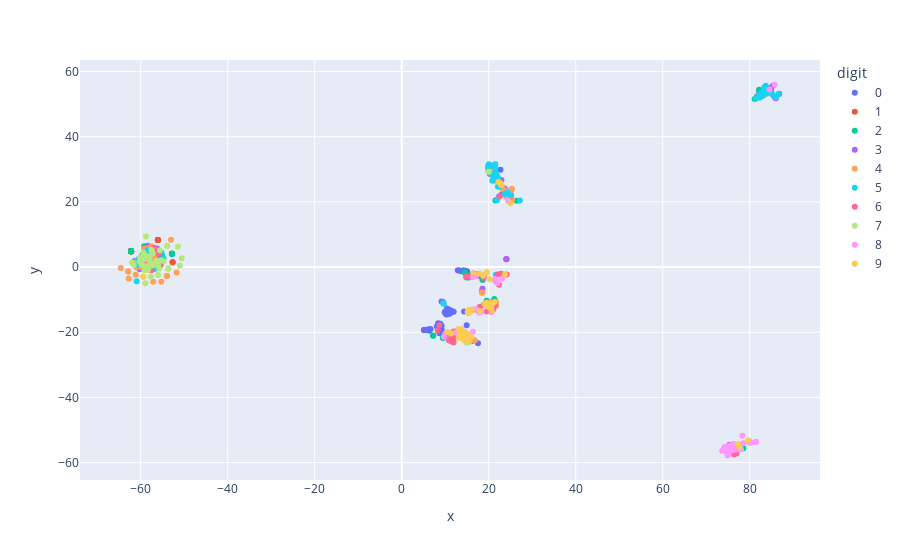

Notebook source saved alongside this figure:
### Markdown cell above
Each persistence image is then vectorized and used as a high-dimensional descriptor of the input image. To explore the similarity and difference among these descriptors, we use t-SNE to generate lower dimensional embeddings for such descriptors.

### Code cell
import scipy.spatial.distance as ssdist
from sklearn import manifold
from sklearn.metrics import pairwise_distances

def getEmbeddings(persImages):
    """
    Generate the embeddings from the high-dimensional data using t-SNE method.

    Parameters
    ----------
    persImage: array_like
        The array storing persistence images of same size.
    
    Returns
    ----------
    embeddings: ndarray 
        The array containing embeddings computed with t-SNE.
    """
    pers_images = np.asarray(persImages)
    if pers_images.ndim != 3:
        print("The dimension of the input array should be 3!\n")
        return -1
    
    pers_images = pers_images.reshape(len(pers_images), -1)
    tSNEMethod = manifold.TSNE(n_components=2, init="pca", random_state=0)
    embeddings = tSNEMethod.fit_transform(pers_images)
    
    return embeddings

digitLabels = [f[0] for f in fileLabels]
Y = getEmbeddings(persImages)
# plot the scattering 
df = pd.DataFrame(data={"x":Y[:,0], "y":Y[:,1], "digit": digitLabels, "file": fileLabels})
embeddingPlot = px.scatter(df, x="x", y="y", color="digit", hover_data=["x", "y", "file"])
iplot(embeddingPlot)

### Figure 1 — Plotly figure (JSON) as saved in the notebook; plotly's stock layout.template omitted (floating-point values rounded to 4 significant figures)
{"data": [{"customdata": [["0/101_pd.vtk"], ["0/10_pd.vtk"], ["0/126_pd.vtk"], ["0/136_pd.vtk"], ["0/13_pd.vtk"], ["0/148_pd.vtk"], ["0/157_pd.vtk"], ["0/183_pd.vtk"], ["0/188_pd.vtk"], ["0/192_pd.vtk"], ["0/194_pd.vtk"], ["0/215_pd.vtk"], ["0/246_pd.vtk"], ["0/25_pd.vtk"], ["0/269_pd.vtk"], ["0/271_pd.vtk"], ["0/28_pd.vtk"], ["0/294_pd.vtk"], ["0/296_pd.vtk"], ["0/297_pd.vtk"], ["0/305_pd.vtk"], ["0/311_pd.vtk"], ["0/312_pd.vtk"], ["0/324_pd.vtk"], ["0/327_pd.vtk"], ["0/346_pd.vtk"], ["0/365_pd.vtk"], ["0/372_pd.vtk"], ["0/380_pd.vtk"], ["0/3_pd.vtk"], ["0/407_pd.vtk"], ["0/424_pd.vtk"], ["0/440_pd.vtk"], ["0/441_pd.vtk"], ["0/443_pd.vtk"], ["0/459_pd.vtk"], ["0/485_pd.vtk"], ["0/490_pd.vtk"], ["0/498_pd.vtk"], ["0/525_pd.vtk"], ["0/545_pd.vtk"], ["0/546_pd.vtk"], ["0/552_pd.vtk"], ["0/55_pd.vtk"], ["0/561_pd.vtk"], ["0/564_pd.vtk"], ["0/567_pd.vtk"], ["0/581_pd.vtk"], ["0/69_pd.vtk"], ["0/71_pd.vtk"]], "hovertemplate": "digit=0<br>x=%{x}<br>y=%{y}<br>file=%{customdata[0]}<extra></extra>", "legendgroup": "0", "marker": {"color": "#636efa", "symbol": "circle"}, "mode": "markers", "name": "0", "orientation": "v", "showlegend": true, "type": "scatter", "x": [8.321, 10.38, 5.823, 14.25, 10.96, 14.34, 6.333, 10.54, 9.167, 8.691, 10.77, 14.91, 5.145, 17.53, 8.864, 11.45, 6.612, 10.4, 8.082, 9.894, 5.101, 6.141, 13.88, 22.7, 14.93, 21.75, 16.44, 10.14, 9.152, 9.178, 8.56, 9.947, 10.29, 14.92, 12.82, 5.66, 11.94, 21.69, 18.2, 8.39, 14.0, 12.89, 11.17, 15.03, 5.491, 11.32, 13.58, 10.16, 13.24, 10.91], "xaxis": "x", "y": [-17.72, -13.93, -19.33, -0.9837, -13.12, -13.6, -19.56, -14.02, -18.02, -20.33, -13.38, -1.611, -19.29, -23.38, -17.42, -13.38, -19.01, -12.69, -18.24, -13.88, -19.29, -19.1, -1.292, 29.89, -1.213, -4.422, -1.985, -14.3, -10.58, -19.2, -17.56, -13.8, -14.59, -17.81, -19.59, -19.28, -13.7, 20.5, -2.813, -17.22, -1.297, -0.9717, -20.42, -1.336, -19.28, -13.9, -1.18, -13.57, -1.06, -14.4], "yaxis": "y"}, {"customdata": [["1/107_pd.vtk"], ["1/135_pd.vtk"], ["1/137_pd.vtk"], ["1/143_pd.vtk"], ["1/145_pd.vtk"], ["1/14_pd.vtk"], ["1/154_pd.vtk"], ["1/168_pd.vtk"], ["1/176_pd.vtk"], ["1/178_pd.vtk"], ["1/180_pd.vtk"], ["1/189_pd.vtk"], ["1/190_pd.vtk"], ["1/191_pd.vtk"], ["1/196_pd.vtk"], ["1/202_pd.vtk"], ["1/203_pd.vtk"], ["1/204_pd.vtk"], ["1/224_pd.vtk"], ["1/228_pd.vtk"], ["1/239_pd.vtk"], ["1/251_pd.vtk"], ["1/265_pd.vtk"], ["1/267_pd.vtk"], ["1/272_pd.vtk"], ["1/276_pd.vtk"], ["1/279_pd.vtk"], ["1/288_pd.vtk"], ["1/29_pd.vtk"], ["1/2_pd.vtk"], ["1/302_pd.vtk"], ["1/314_pd.vtk"], ["1/31_pd.vtk"], ["1/329_pd.vtk"], ["1/330_pd.vtk"], ["1/332_pd.vtk"], ["1/342_pd.vtk"], ["1/345_pd.vtk"], ["1/348_pd.vtk"], ["1/350_pd.vtk"], ["1/37_pd.vtk"], ["1/39_pd.vtk"], ["1/40_pd.vtk"], ["1/46_pd.vtk"], ["1/57_pd.vtk"], ["1/5_pd.vtk"], ["1/74_pd.vtk"], ["1/89_pd.vtk"], ["1/94_pd.vtk"], ["1/96_pd.vtk"]], "hovertemplate": "digit=1<br>x=%{x}<br>y=%{y}<br>file=%{customdata[0]}<extra></extra>", "legendgroup": "1", "marker": {"color": "#EF553B", "symbol": "circle"}, "mode": "markers", "name": "1", "orientation": "v", "showlegend": true, "type": "scatter", "x": [-56.05, -56.05, -56.05, -62.22, -62.22, -56.05, -62.22, -62.22, -62.22, -62.22, -62.22, -52.65, -52.65, -62.22, -62.22, -62.22, -56.05, -62.22, -62.22, -62.22, -62.22, -62.22, -62.22, -62.22, -62.22, -62.22, -62.22, -62.22, -62.22, -62.22, -62.22, -62.22, -62.22, -62.22, -62.22, -62.22, -62.22, -62.22, -62.22, -62.22, -62.22, -62.22, -62.22, -62.22, -62.22, -62.22, -62.22, -62.22, -62.22, -62.22], "xaxis": "x", "y": [8.3, 8.3, 8.3, 4.827, 4.827, 8.3, 4.827, 4.827, 4.827, 4.827, 4.827, 1.504, 1.504, 4.827, 4.827, 4.827, 8.3, 4.827, 4.827, 4.827, 4.827, 4.827, 4.827, 4.827, 4.827, 4.827, 4.827, 4.827, 4.827, 4.827, 4.827, 4.827, 4.827, 4.827, 4.827, 4.827, 4.827, 4.827, 4.827, 4.827, 4.827, 4.827, 4.827, 4.827, 4.827, 4.827, 4.827, 4.827, 4.827, 4.827], "yaxis": "y"}, {"customdata": [["2/106_pd.vtk"], ["2/119_pd.vtk"], ["2/147_pd.vtk"], ["2/149_pd.vtk"], ["2/172_pd.vtk"], ["2/174_pd.vtk"], ["2/186_pd.vtk"], ["2/199_pd.vtk"], ["2/1_pd.vtk"], ["2/208_pd.vtk"], ["2/221_pd.vtk"], ["2/222_pd.vtk"], ["2/225_pd.vtk"], ["2/236_pd.vtk"], ["2/237_pd.vtk"], ["2/244_pd.vtk"], ["2/249_pd.vtk"], ["2/256_pd.vtk"], ["2/258_pd.vtk"], ["2/278_pd.vtk"], ["2/280_pd.vtk"], ["2/285_pd.vtk"], ["2/291_pd.vtk"], ["2/293_pd.vtk"], ["2/298_pd.vtk"], ["2/303_pd.vtk"], ["2/306_pd.vtk"], ["2/318_pd.vtk"], ["2/321_pd.vtk"], ["2/326_pd.vtk"], ["2/331_pd.vtk"], ["2/35_pd.vtk"], ["2/362_pd.vtk"], ["2/363_pd.vtk"], ["2/371_pd.vtk"], ["2/387_pd.vtk"], ["2/38_pd.vtk"], ["2/390_pd.vtk"], ["2/396_pd.vtk"], ["2/400_pd.vtk"], ["2/404_pd.vtk"], ["2/418_pd.vtk"], ["2/421_pd.vtk"], ["2/423_pd.vtk"], ["2/43_pd.vtk"], ["2/444_pd.vtk"], ["2/47_pd.vtk"], ["2/72_pd.vtk"], ["2/77_pd.vtk"], ["2/82_pd.vtk"]], "hovertemplate": "digit=2<br>x=%{x}<br>y=%{y}<br>file=%{customdata[0]}<extra></extra>", "legendgroup": "2", "marker": {"color": "#00cc96", "symbol": "circle"}, "mode": "markers", "name": "2", "orientation": "v", "showlegend": true, "type": "scatter", "x": [15.42, 20.81, 21.28, 11.27, -62.22, 9.462, -62.22, -62.22, -62.22, -62.22, 78.54, 21.56, 26.48, -52.82, -52.82, 16.08, -52.82, -52.82, -59.16, 19.53, -52.82, 7.25, -55.1, -59.24, 84.93, 18.6, -55.1, 14.4, -59.62, -59.2, -59.62, 20.44, -57.33, -59.46, -59.93, 20.82, -55.89, 82.12, -55.89, 18.58, -56.9, 15.14, 81.14, -57.9, -57.9, 24.5, 7.199, 14.91, 21.72, -57.9], "xaxis": "x", "y": [-3.195, 29.57, -9.783, -22.42, 4.827, -21.8, 4.827, 4.827, 4.827, 4.827, -55.6, 20.45, 20.32, 4.055, 4.055, -22.75, 4.055, 4.055, 1.195, -10.33, 4.055, -21.06, 3.491, 2.407, 53.88, -3.859, 3.491, -1.573, 3.595, 6.403, 3.595, 30.44, -0.1092, -0.3347, 1.377, 30.14, 2.763, 54.46, 2.763, -3.923, 2.604, -2.478, 51.61, 1.64, 1.64, 22.37, -20.98, -3.218, 28.41, 1.64], "yaxis": "y"}, {"customdata": [["3/112_pd.vtk"], ["3/142_pd.vtk"], ["3/158_pd.vtk"], ["3/173_pd.vtk"], ["3/18_pd.vtk"], ["3/195_pd.vtk"], ["3/200_pd.vtk"], ["3/205_pd.vtk"], ["3/213_pd.vtk"], ["3/216_pd.vtk"], ["3/230_pd.vtk"], ["3/231_pd.vtk"], ["3/245_pd.vtk"], ["3/270_pd.vtk"], ["3/309_pd.vtk"], ["3/30_pd.vtk"], ["3/310_pd.vtk"], ["3/313_pd.vtk"], ["3/323_pd.vtk"], ["3/32_pd.vtk"], ["3/334_pd.vtk"], ["3/335_pd.vtk"], ["3/343_pd.vtk"], ["3/349_pd.vtk"], ["3/369_pd.vtk"], ["3/381_pd.vtk"], ["3/382_pd.vtk"], ["3/402_pd.vtk"], ["3/408_pd.vtk"], ["3/437_pd.vtk"], ["3/442_pd.vtk"], ["3/449_pd.vtk"], ["3/44_pd.vtk"], ["3/450_pd.vtk"], ["3/451_pd.vtk"], ["3/453_pd.vtk"], ["3/464_pd.vtk"], ["3/493_pd.vtk"], ["3/500_pd.vtk"], ["3/505_pd.vtk"], ["3/507_pd.vtk"], ["3/515_pd.vtk"], ["3/51_pd.vtk"], ["3/524_pd.vtk"], ["3/63_pd.vtk"], ["3/68_pd.vtk"], ["3/76_pd.vtk"], ["3/87_pd.vtk"], ["3/90_pd.vtk"], ["3/93_pd.vtk"]], "hovertemplate": "digit=3<br>x=%{x}<br>y=%{y}<br>file=%{customdata[0]}<extra></extra>", "legendgroup": "3", "marker": {"color": "#ab63fa", "symbol": "circle"}, "mode": "markers", "name": "3", "orientation": "v", "showlegend": true, "type": "scatter", "x": [-57.9, 24.06, 81.66, 18.56, 75.34, -57.9, 18.8, 24.73, -57.9, 24.56, -58.21, 85.66, 84.87, 20.79, 25.13, -58.36, 21.34, 83.18, -56.52, -61.36, 83.73, 84.36, 9.505, 82.03, 84.9, -60.24, 83.69, 85.99, 24.07, -56.52, -58.41, 20.51, -56.69, -56.19, 25.11, 86.79, -56.14, 24.07, -56.36, 22.91, -59.24, 23.68, 22.42, 85.34, 18.51, 21.11, 21.11, 20.24, 23.06, -59.23], "xaxis": "x", "y": [1.64, 2.428, 52.25, -6.616, -54.52, 1.64, -2.566, 21.94, 1.64, 22.55, 0.4092, 52.36, 54.86, 31.08, 23.62, 6.554, 26.58, 53.25, 4.777, 1.885, 55.08, 54.59, -10.75, 52.96, 54.99, -0.6516, 53.76, 51.8, 2.435, 4.777, 4.477, 29.03, 3.725, 5.7, 22.19, 53.17, 3.578, 2.47, 0.1181, 26.75, 2.407, 24.12, 21.74, 55.63, -7.304, 27.43, 29.23, 28.57, 22.43, 5.025], "yaxis": "y"}, {"customdata": [["4/103_pd.vtk"], ["4/109_pd.vtk"], ["4/115_pd.vtk"], ["4/116_pd.vtk"], ["4/117_pd.vtk"], ["4/121_pd.vtk"], ["4/139_pd.vtk"], ["4/159_pd.vtk"], ["4/160_pd.vtk"], ["4/163_pd.vtk"], ["4/166_pd.vtk"], ["4/169_pd.vtk"], ["4/170_pd.vtk"], ["4/198_pd.vtk"], ["4/19_pd.vtk"], ["4/210_pd.vtk"], ["4/227_pd.vtk"], ["4/238_pd.vtk"], ["4/247_pd.vtk"], ["4/248_pd.vtk"], ["4/24_pd.vtk"], ["4/250_pd.vtk"], ["4/275_pd.vtk"], ["4/27_pd.vtk"], ["4/287_pd.vtk"], ["4/295_pd.vtk"], ["4/300_pd.vtk"], ["4/304_pd.vtk"], ["4/308_pd.vtk"], ["4/325_pd.vtk"], ["4/33_pd.vtk"], ["4/360_pd.vtk"], ["4/376_pd.vtk"], ["4/379_pd.vtk"], ["4/398_pd.vtk"], ["4/399_pd.vtk"], ["4/405_pd.vtk"], ["4/420_pd.vtk"], ["4/425_pd.vtk"], ["4/428_pd.vtk"], ["4/42_pd.vtk"], ["4/48_pd.vtk"], ["4/49_pd.vtk"], ["4/4_pd.vtk"], ["4/56_pd.vtk"], ["4/65_pd.vtk"], ["4/67_pd.vtk"], ["4/6_pd.vtk"], ["4/85_pd.vtk"], ["4/95_pd.vtk"]], "hovertemplate": "digit=4<br>x=%{x}<br>y=%{y}<br>file=%{customdata[0]}<extra></extra>", "legendgroup": "4", "marker": {"color": "#FFA15A", "symbol": "circle"}, "mode": "markers", "name": "4", "orientation": "v", "showlegend": true, "type": "scatter", "x": [-53.04, 83.3, 23.18, -57.12, -61.15, 24.72, 22.5, 21.66, -58.94, 19.98, 83.58, -56.77, -62.88, 25.38, -64.59, -62.88, 84.33, -62.75, 21.7, 21.12, 23.41, 18.51, 82.22, 22.28, -55.28, -53.97, 16.82, -53.97, -51.74, -56.9, 25.34, 19.88, -58.27, -58.29, -57.55, -60.99, 21.45, 25.16, 24.34, 24.05, -60.92, 22.15, -58.87, 24.86, 20.45, -60.75, 19.87, -59.21, -60.09, 18.47], "xaxis": "x", "y": [8.358, 52.84, 24.08, -4.489, -2.374, 21.46, 25.85, -10.67, 0.3486, 30.08, 53.01, 3.253, -1.377, 20.72, -0.25, -1.377, 53.34, -3.467, -11.85, 28.61, 23.7, -7.91, 52.69, 25.89, -4.509, -2.711, -22.48, -2.711, -1.66, 2.604, 24.02, 31.18, -0.3275, 5.76, 6.286, -0.04318, 29.81, 19.96, 23.16, 21.45, 1.287, 27.18, 4.194, 23.13, 29.57, 2.15, 29.55, 5.679, 0.1294, -7.791], "yaxis": "y"}, {"customdata": [["5/102_pd.vtk"], ["5/120_pd.vtk"], ["5/127_pd.vtk"], ["5/129_pd.vtk"], ["5/132_pd.vtk"], ["5/152_pd.vtk"], ["5/153_pd.vtk"], ["5/155_pd.vtk"], ["5/15_pd.vtk"], ["5/162_pd.vtk"], ["5/165_pd.vtk"], ["5/167_pd.vtk"], ["5/182_pd.vtk"], ["5/187_pd.vtk"], ["5/207_pd.vtk"], ["5/211_pd.vtk"], ["5/218_pd.vtk"], ["5/219_pd.vtk"], ["5/23_pd.vtk"], ["5/240_pd.vtk"], ["5/253_pd.vtk"], ["5/261_pd.vtk"], ["5/283_pd.vtk"], ["5/289_pd.vtk"], ["5/317_pd.vtk"], ["5/319_pd.vtk"], ["5/333_pd.vtk"], ["5/340_pd.vtk"], ["5/347_pd.vtk"], ["5/351_pd.vtk"], ["5/352_pd.vtk"], ["5/356_pd.vtk"], ["5/364_pd.vtk"], ["5/367_pd.vtk"], ["5/375_pd.vtk"], ["5/395_pd.vtk"], ["5/397_pd.vtk"], ["5/406_pd.vtk"], ["5/412_pd.vtk"], ["5/433_pd.vtk"], ["5/45_pd.vtk"], ["5/460_pd.vtk"], ["5/469_pd.vtk"], ["5/478_pd.vtk"], ["5/483_pd.vtk"], ["5/491_pd.vtk"], ["5/52_pd.vtk"], ["5/53_pd.vtk"], ["5/59_pd.vtk"], ["5/8_pd.vtk"]], "hovertemplate": "digit=5<br>x=%{x}<br>y=%{y}<br>file=%{customdata[0]}<extra></extra>", "legendgroup": "5", "marker": {"color": "#19d3f3", "symbol": "circle"}, "mode": "markers", "name": "5", "orientation": "v", "showlegend": true, "type": "scatter", "x": [21.65, 24.42, 21.24, 20.51, 82.78, 22.57, 82.32, 21.89, 21.51, 21.59, 21.53, 86.05, -60.46, 83.48, 27.16, 25.05, -56.81, 21.91, 81.74, 83.57, 20.81, 83.7, 22.12, 82.64, -58.01, 81.37, 20.04, 82.96, 85.23, 22.11, 9.675, 23.7, -54.75, 86.6, 83.94, 82.95, 23.9, 9.566, 19.83, 21.66, 17.37, -60.93, 83.3, 20.82, -60.59, -58.53, 82.5, 21.22, -55.21, -55.25], "xaxis": "x", "y": [-2.326, 22.84, 28.16, 28.61, 53.63, 24.68, 51.96, 28.05, 31.53, 29.19, 30.17, 52.1, 2.509, 53.93, 20.47, 22.03, -0.5736, 20.5, 52.29, 54.89, 26.47, 55.68, 27.51, 52.58, 4.463, 51.75, 31.59, 53.71, 52.94, 24.71, -11.22, 22.36, 2.609, 53.0, 53.25, 52.47, 22.55, -11.08, 30.49, 27.57, -2.381, -4.339, 55.09, 28.09, 0.7373, 5.156, 53.05, 30.79, 4.489, 1.298], "yaxis": "y"}, {"customdata": [["6/100_pd.vtk"], ["6/11_pd.vtk"], ["6/123_pd.vtk"], ["6/130_pd.vtk"], ["6/131_pd.vtk"], ["6/138_pd.vtk"], ["6/140_pd.vtk"], ["6/156_pd.vtk"], ["6/161_pd.vtk"], ["6/164_pd.vtk"], ["6/197_pd.vtk"], ["6/201_pd.vtk"], ["6/217_pd.vtk"], ["6/21_pd.vtk"], ["6/22_pd.vtk"], ["6/259_pd.vtk"], ["6/286_pd.vtk"], ["6/316_pd.vtk"], ["6/339_pd.vtk"], ["6/341_pd.vtk"], ["6/353_pd.vtk"], ["6/361_pd.vtk"], ["6/366_pd.vtk"], ["6/368_pd.vtk"], ["6/384_pd.vtk"], ["6/386_pd.vtk"], ["6/392_pd.vtk"], ["6/439_pd.vtk"], ["6/445_pd.vtk"], ["6/446_pd.vtk"], ["6/457_pd.vtk"], ["6/461_pd.vtk"], ["6/462_pd.vtk"], ["6/463_pd.vtk"], ["6/472_pd.vtk"], ["6/499_pd.vtk"], ["6/508_pd.vtk"], ["6/50_pd.vtk"], ["6/514_pd.vtk"], ["6/517_pd.vtk"], ["6/534_pd.vtk"], ["6/54_pd.vtk"], ["6/559_pd.vtk"], ["6/566_pd.vtk"], ["6/568_pd.vtk"], ["6/66_pd.vtk"], ["6/81_pd.vtk"], ["6/88_pd.vtk"], ["6/91_pd.vtk"], ["6/98_pd.vtk"]], "hovertemplate": "digit=6<br>x=%{x}<br>y=%{y}<br>file=%{customdata[0]}<extra></extra>", "legendgroup": "6", "marker": {"color": "#FF6692", "symbol": "circle"}, "mode": "markers", "name": "6", "orientation": "v", "showlegend": true, "type": "scatter", "x": [10.1, 11.96, 77.0, -55.9, -57.55, 24.12, 15.82, 11.36, 21.49, 11.92, 20.89, 22.77, 15.48, 16.24, 9.734, 8.649, 11.9, 15.53, 14.78, 22.35, -56.89, 18.83, 76.26, 13.06, 12.16, 13.63, 20.08, 17.9, 22.49, 17.2, 18.1, 12.76, 17.02, 17.47, 76.4, 20.7, 15.45, 24.76, 22.07, 19.55, 11.37, 8.277, -55.42, -59.16, 14.48, 22.9, 18.85, 10.84, 20.11, 21.07], "xaxis": "x", "y": [-20.88, -19.75, -57.15, 4.142, -0.9351, -2.245, -22.33, -22.78, -11.56, -23.15, -12.59, -2.079, -22.81, -13.06, -21.51, -17.86, -21.95, -3.05, -3.001, -5.457, 5.912, -11.55, -54.42, -20.93, -21.14, -19.07, -11.99, -12.28, 21.64, -2.15, -13.36, -20.72, -2.809, -13.35, -57.55, -10.73, -22.21, 20.18, -2.255, -13.63, -21.67, -19.42, 0.6015, 1.195, -19.98, -2.084, -3.26, -22.45, -11.4, -12.97], "yaxis": "y"}, {"customdata": [["7/0_pd.vtk"], ["7/111_pd.vtk"], ["7/114_pd.vtk"], ["7/122_pd.vtk"], ["7/124_pd.vtk"], ["7/133_pd.vtk"], ["7/141_pd.vtk"], ["7/144_pd.vtk"], ["7/171_pd.vtk"], ["7/175_pd.vtk"], ["7/17_pd.vtk"], ["7/220_pd.vtk"], ["7/223_pd.vtk"], ["7/229_pd.vtk"], ["7/234_pd.vtk"], ["7/243_pd.vtk"], ["7/254_pd.vtk"], ["7/255_pd.vtk"], ["7/262_pd.vtk"], ["7/263_pd.vtk"], ["7/26_pd.vtk"], ["7/282_pd.vtk"], ["7/301_pd.vtk"], ["7/307_pd.vtk"], ["7/328_pd.vtk"], ["7/337_pd.vtk"], ["7/34_pd.vtk"], ["7/358_pd.vtk"], ["7/36_pd.vtk"], ["7/370_pd.vtk"], ["7/383_pd.vtk"], ["7/410_pd.vtk"], ["7/411_pd.vtk"], ["7/413_pd.vtk"], ["7/415_pd.vtk"], ["7/41_pd.vtk"], ["7/438_pd.vtk"], ["7/468_pd.vtk"], ["7/482_pd.vtk"], ["7/494_pd.vtk"], ["7/510_pd.vtk"], ["7/60_pd.vtk"], ["7/64_pd.vtk"], ["7/70_pd.vtk"], ["7/75_pd.vtk"], ["7/79_pd.vtk"], ["7/80_pd.vtk"], ["7/83_pd.vtk"], ["7/86_pd.vtk"], ["7/97_pd.vtk"]], "hovertemplate": "digit=7<br>x=%{x}<br>y=%{y}<br>file=%{customdata[0]}<extra></extra>", "legendgroup": "7", "marker": {"color": "#B6E880", "symbol": "circle"}, "mode": "markers", "name": "7", "orientation": "v", "showlegend": true, "type": "scatter", "x": [-59.24, -59.24, -55.99, -59.24, -59.16, -55.6, -53.91, -53.91, -50.57, -58.9, -58.76, -57.66, -51.44, -51.03, -56.02, -56.02, -57.9, -53.67, -53.67, -53.67, -55.75, -57.52, -59.02, -56.88, -57.52, -56.88, -57.27, -57.27, -58.01, -58.01, -58.01, -58.01, -58.01, -58.01, -56.41, 20.01, -56.41, 14.93, -56.41, -54.73, -60.24, -58.38, -55.43, -57.7, -59.83, -61.96, -60.15, -59.39, -58.94, -61.56], "xaxis": "x", "y": [2.407, 2.407, 0.877, 2.407, -0.9322, 5.145, 6.485, 6.485, 2.702, -4.971, 9.371, -2.947, 6.256, 0.3874, -2.403, -2.403, 1.64, -0.451, -0.451, -0.451, -0.4066, 5.21, 3.651, 0.7429, 5.21, 0.7429, 4.21, 4.21, 3.196, 3.196, 3.196, 3.196, 3.196, 3.196, 1.755, 29.27, 1.755, -23.23, 1.755, 1.787, 1.719, -0.9987, 2.073, 0.3078, 0.7099, 1.372, 2.987, 4.466, 0.3486, 0.6241], "yaxis": "y"}, {"customdata": [["8/110_pd.vtk"], ["8/128_pd.vtk"], ["8/134_pd.vtk"], ["8/146_pd.vtk"], ["8/177_pd.vtk"], ["8/179_pd.vtk"], ["8/181_pd.vtk"], ["8/184_pd.vtk"], ["8/226_pd.vtk"], ["8/232_pd.vtk"], ["8/233_pd.vtk"], ["8/242_pd.vtk"], ["8/257_pd.vtk"], ["8/260_pd.vtk"], ["8/266_pd.vtk"], ["8/268_pd.vtk"], ["8/277_pd.vtk"], ["8/290_pd.vtk"], ["8/299_pd.vtk"], ["8/338_pd.vtk"], ["8/344_pd.vtk"], ["8/355_pd.vtk"], ["8/373_pd.vtk"], ["8/374_pd.vtk"], ["8/391_pd.vtk"], ["8/401_pd.vtk"], ["8/403_pd.vtk"], ["8/429_pd.vtk"], ["8/431_pd.vtk"], ["8/435_pd.vtk"], ["8/436_pd.vtk"], ["8/458_pd.vtk"], ["8/465_pd.vtk"], ["8/466_pd.vtk"], ["8/470_pd.vtk"], ["8/474_pd.vtk"], ["8/486_pd.vtk"], ["8/495_pd.vtk"], ["8/520_pd.vtk"], ["8/527_pd.vtk"], ["8/538_pd.vtk"], ["8/542_pd.vtk"], ["8/543_pd.vtk"], ["8/553_pd.vtk"], ["8/563_pd.vtk"], ["8/572_pd.vtk"], ["8/580_pd.vtk"], ["8/582_pd.vtk"], ["8/61_pd.vtk"], ["8/84_pd.vtk"]], "hovertemplate": "digit=8<br>x=%{x}<br>y=%{y}<br>file=%{customdata[0]}<extra></extra>", "legendgroup": "8", "marker": {"color": "#FF97FF", "symbol": "circle"}, "mode": "markers", "name": "8", "orientation": "v", "showlegend": true, "type": "scatter", "x": [76.19, 73.66, 75.67, 75.81, 75.52, 81.42, 75.97, 9.736, 17.08, 16.96, 78.0, 20.64, 79.81, 78.48, 74.94, 23.06, 17.89, 21.94, 80.16, 16.36, 74.72, 75.18, 75.56, 74.18, 22.04, 81.44, 74.83, 79.84, 74.91, 20.68, 21.47, 76.3, 85.73, 74.11, 75.65, 74.75, 12.31, 80.34, 14.45, 77.09, 79.67, 84.58, 78.3, 16.33, 74.61, 75.65, 18.32, 24.46, 13.72, 21.29], "xaxis": "x", "y": [-56.11, -56.35, -55.3, -56.1, -56.32, -53.71, -55.33, -21.35, -12.84, -2.7, -55.87, -12.07, -53.3, -54.05, -54.97, -3.543, -13.97, -4.51, -53.69, -19.86, -56.71, -56.97, -55.3, -55.2, -4.973, -53.71, -56.63, -53.92, -57.74, -13.88, -3.661, -54.29, 55.95, -55.75, -54.65, -55.9, -20.12, -53.9, -19.81, -56.01, -53.59, 54.52, -51.76, -3.034, -55.57, -56.05, -13.73, 20.35, -19.43, -4.035], "yaxis": "y"}, {"customdata": [["9/104_pd.vtk"], ["9/105_pd.vtk"], ["9/108_pd.vtk"], ["9/113_pd.vtk"], ["9/118_pd.vtk"], ["9/125_pd.vtk"], ["9/12_pd.vtk"], ["9/150_pd.vtk"], ["9/151_pd.vtk"], ["9/16_pd.vtk"], ["9/185_pd.vtk"], ["9/193_pd.vtk"], ["9/206_pd.vtk"], ["9/209_pd.vtk"], ["9/20_pd.vtk"], ["9/212_pd.vtk"], ["9/214_pd.vtk"], ["9/235_pd.vtk"], ["9/241_pd.vtk"], ["9/252_pd.vtk"], ["9/264_pd.vtk"], ["9/273_pd.vtk"], ["9/274_pd.vtk"], ["9/281_pd.vtk"], ["9/284_pd.vtk"], ["9/292_pd.vtk"], ["9/315_pd.vtk"], ["9/320_pd.vtk"], ["9/322_pd.vtk"], ["9/336_pd.vtk"], ["9/359_pd.vtk"], ["9/389_pd.vtk"], ["9/394_pd.vtk"], ["9/414_pd.vtk"], ["9/417_pd.vtk"], ["9/422_pd.vtk"], ["9/426_pd.vtk"], ["9/434_pd.vtk"], ["9/448_pd.vtk"], ["9/454_pd.vtk"], ["9/471_pd.vtk"], ["9/479_pd.vtk"], ["9/58_pd.vtk"], ["9/62_pd.vtk"], ["9/73_pd.vtk"], ["9/78_pd.vtk"], ["9/7_pd.vtk"], ["9/92_pd.vtk"], ["9/99_pd.vtk"], ["9/9_pd.vtk"]], "hovertemplate": "digit=9<br>x=%{x}<br>y=%{y}<br>file=%{customdata[0]}<extra></extra>", "legendgroup": "9", "marker": {"color": "#FECB52", "symbol": "circle"}, "mode": "markers", "name": "9", "orientation": "v", "showlegend": true, "type": "scatter", "x": [22.21, 15.69, 15.68, 14.98, 13.29, 17.9, 13.81, 13.65, 19.57, 15.39, 22.92, 15.24, 79.61, -59.4, -59.4, 20.65, 19.09, 15.31, 17.89, 14.31, 21.29, 18.75, 13.05, 20.19, 15.52, 16.05, 10.48, 19.55, 20.66, 11.29, 77.28, 20.23, 25.02, 14.64, 20.11, 13.53, 15.96, 14.64, 23.75, 15.52, 13.99, 16.51, 20.26, 22.88, 19.21, 77.62, 20.65, 15.04, 15.16, 13.09], "xaxis": "x", "y": [26.11, -13.69, -22.67, -20.42, -20.66, -13.45, -21.59, -19.08, -1.577, -14.15, 25.51, -20.69, -53.19, -2.928, -2.928, -11.61, -11.28, -13.28, -1.967, -22.47, -10.77, -2.69, -18.97, -12.51, -13.42, -13.09, -19.95, -10.96, -13.32, -20.39, -54.35, -11.89, 19.56, -20.05, -11.4, -20.82, -21.57, -20.05, -2.29, -13.41, -20.82, -1.88, -3.724, 25.12, -11.49, -55.25, -11.05, -21.55, -13.81, -21.76], "yaxis": "y"}], "layout": {"legend": {"title": {"text": "digit"}, "tracegroupgap": 0}, "margin": {"t": 60}, "xaxis": {"anchor": "y", "domain": [0, 1], "title": {"text": "x"}}, "yaxis": {"anchor": "x", "domain": [0, 1], "title": {"text": "y"}}}}
